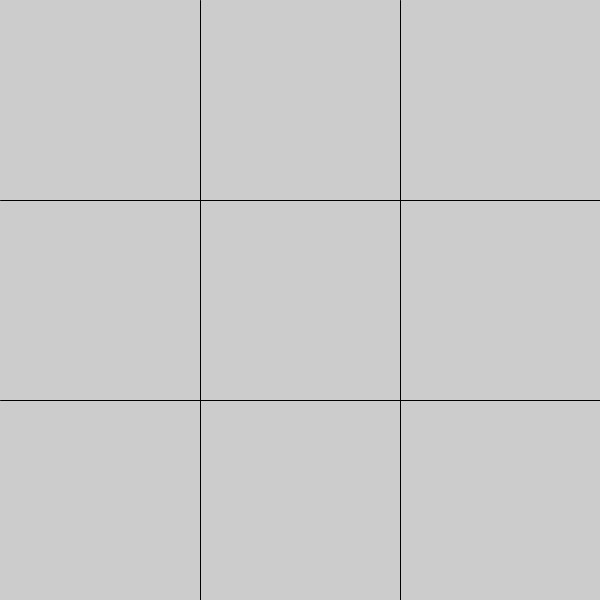
Frame 1 (no input)
Frame 60 (the mouse pressed at the canvas centre just before this capture): identical to frame 1, image omitted
Frame 120 (the mouse held since frame 60 and released just before this capture): identical to frame 1, image omitted

The Processing sketch that drew this single still picture (run headless with seeded random() and noise(); from frame 60 on, the mouse is pressed at the canvas centre):

// Processing sketch: TicTacToe
// ── TicTacToe.pde
public int size = 600;
Square[] board = new Square[9];
char shape = 'X';

void setup() {
 size(600,600);
 line(0, size/3, size, size/3);
 line(0, 2*size/3, size,2*size/3);
 line(size/3, 0, size/3, size);
 line(2*size/3, 0, 2*size/3, size);
 
 for (int i = 0; i < 9; i++){
   board[i] = new Square(i%3 * (size/3), i/3 * (size/3));
 }
}

void draw(){};

void mouseClicked(){
  Square selected = board[squareClicked()];
  if (selected.getState() == ' '){
    selected.setState(shape);
  
  if (hasWon()){
    print(shape + " WON!");
    exit();
  }
 
    if (shape == 'X')
      shape = 'O';
    else 
      shape = 'X';
  }
}

//returns true when there is 3 in a row
boolean hasWon(){
  for (int i = 0; i < 3; i++){
    if(board[i*3].getState() == board[i*3+1].getState() && 
       board[i*3].getState() == board[i*3 +2].getState() &&
       board[i*3].getState() != ' ')
      return true;
  }
  for (int i = 0; i < 3; i++){
    if(board[i].getState() == board[i+3].getState() &&
       board[i].getState() == board[i+6].getState() &&
       board[i].getState() != ' ')
      return true;
  }
  if (board[0].getState() == board[4].getState() &&
      board[0].getState() == board[8].getState() &&
      board[0].getState() != ' ')
    return true;
  if (board[2].getState() == board[4].getState() &&
      board[2].getState()  == board[6].getState() &&
      board[2].getState() != ' ')
    return true;
  return false;
}

//returns the clicked square's number
int squareClicked(){
  if(mouseX < size/3){
    if (mouseY < size/3)
      return 0;
    else if ( mouseY < 2*size/3)
      return 3;
    else
      return 6;
  }    
  else if (mouseX < 2*size/3){
    if (mouseY < size/3)
      return 1;
    else if ( mouseY < 2*size/3)
      return 4;
    else
      return 7;
  }
  else{
    if (mouseY < size/3)
      return 2;
    else if ( mouseY < 2*size/3)
      return 5;
    else
      return 8;
  }
}

// ── Square.pde
public class Square
{
    int xPos,yPos;
    char state = ' ';
    
    public Square(int xPos, int yPos){
        this.xPos = xPos + size/6;
        this.yPos = yPos + size/6;
    }
    
    //returns the square's state
    public char getState(){
      return this.state;
    }
    
    //updates the setss state
    public void setState(char state){
      if (state == 'X') {
        this.state = 'X';
        line(xPos-size/8, yPos-size/8, xPos+size/8, yPos+size/8);
        line(xPos-size/8, yPos+size/8, xPos+size/8, yPos-size/8);
      }
      else {
        this.state = 'O';
        circle(xPos, yPos, size/4);
      }
      
    }
    
    //returns the ssquare's position (i used this for debugging)
    public String toString(){
      return "x = " + xPos + ", y = " + yPos + ". ";
    }
}
